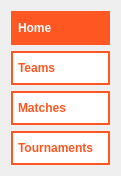
       <widget class="QGroupBox" name="SideMenu1">
        <property name="geometry">
         <rect>
          <x>0</x>
          <y>10</y>
          <width>121</width>
          <height>171</height>
         </rect>
        </property>
        <property name="styleSheet">
         <string notr="true">margin: 0px;
border: none;</string>
        </property>
        <property name="title">
         <string/>
        </property>
        <layout class="QVBoxLayout" name="verticalLayout">
         <item>
          <widget class="QPushButton" name="homeBtn">
           <property name="styleSheet">
            <string notr="true">background-color: #FF5722;
color: #fff;
font-weight: 600;
border: none;
padding: 7.5px 5px;
text-align: left;
border: 2px solid #FF5722;</string>
           </property>
           <property name="text">
            <string>Home</string>
           </property>
          </widget>
         </item>
         <item>
          <widget class="QPushButton" name="teamsBtn">
           <property name="styleSheet">
            <string notr="true">QPushButton{
	background-color: #FFF;
	color: #fff;
	font-weight: 600;
	border: none;
	padding: 7.5px 5px;
	text-align: left;
	border: 2px solid #FF5722;
	color: #FF5722;
	margin: 0px;
}
QPushButton:hover {
	background-color: #FF5722;
	color: #FFF;	
}</string>
           </property>
           <property name="text">
            <string>Teams</string>
           </property>
          </widget>
         </item>
         <item>
          <widget class="QPushButton" name="matchesBtn">
           <property name="styleSheet">
            <string notr="true">QPushButton{
	background-color: #FFF;
	color: #fff;
	font-weight: 600;
	border: none;
	padding: 7.5px 5px;
	text-align: left;
	border: 2px solid #FF5722;
	color: #FF5722;
	margin: 0px;
}
QPushButton:hover {
	background-color: #FF5722;
	color: #FFF;	
}</string>
           </property>
           <property name="text">
            <string>Matches</string>
           </property>
          </widget>
         </item>
         <item>
          <widget class="QPushButton" name="tournamentsBtn">
           <property name="styleSheet">
            <string notr="true">QPushButton{
	background-color: #FFF;
	color: #fff;
	font-weight: 600;
	border: none;
	padding: 7.5px 5px;
	text-align: left;
	border: 2px solid #FF5722;
	color: #FF5722;
	margin: 0px;
}
QPushButton:hover {
	background-color: #FF5722;
	color: #FFF;	
}</string>
           </property>
           <property name="text">
            <string>Tournaments</string>
           </property>
          </widget>
         </item>
        </layout>
       </widget>
